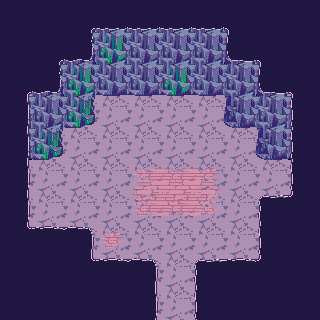

A 2D game scene composited from a Tiled map and its tileset images. What follows is a short description and the map's XML, with every tile layer's data as written:
An orthogonal 10x10 tile map with 32x32 px tiles, 3 tile layers (Floor, Walls, Overlays), 2 tilesets and 8 objects.

<map version="1.10" tiledversion="1.11.2" orientation="orthogonal" renderorder="right-down" width="10" height="10" tilewidth="32" tileheight="32" infinite="0" nextlayerid="14" nextobjectid="27">
 <tileset firstgid="1" source="tilesets/cave.tsx" />
 <tileset firstgid="109" source="tilesets/cave-objects.tsx" />
 <layer id="8" name="Floor" width="10" height="10">
  <data encoding="csv">
47,47,74,47,47,47,47,74,47,47,
47,74,83,47,47,47,47,83,74,47,
47,83,47,47,47,47,47,47,83,47,
74,47,47,47,47,47,47,47,47,74,
83,47,47,47,47,47,47,47,47,83,
47,47,47,47,47,47,47,47,47,47,
47,47,47,47,47,47,47,47,47,47,
47,47,47,47,47,47,47,47,47,47,
47,47,47,47,47,47,47,47,47,47,
47,47,47,47,47,47,47,47,47,47
</data>
 </layer>
 <layer id="9" name="Walls" width="10" height="10">
  <data encoding="csv">
15,15,44,24,24,24,24,45,15,15,
15,44,25,74,74,74,74,23,45,15,
44,25,74,83,83,83,83,74,23,45,
16,74,84,0,0,0,0,82,74,14,
16,84,0,0,0,0,0,0,82,14,
16,0,0,0,0,0,0,0,0,14,
16,0,0,0,0,0,0,0,5,54,
53,6,7,0,0,0,0,0,14,15,
15,15,53,6,7,0,5,6,54,15,
15,15,15,15,16,0,14,15,15,15
</data>
 </layer>
 <layer id="11" name="Overlays" width="10" height="10">
  <data encoding="csv">
0,0,0,0,0,0,0,0,0,0,
0,0,0,105,0,0,0,0,0,0,
0,0,105,0,0,105,0,0,0,0,
0,0,105,0,0,0,0,0,0,0,
0,105,0,0,0,0,0,0,0,0,
0,0,0,0,1,2,3,0,0,0,
0,0,0,0,19,20,21,0,0,0,
0,0,0,31,0,0,0,0,0,0,
0,0,0,0,0,0,0,0,0,0,
0,0,0,0,0,0,0,0,0,0
</data>
 </layer>
 <objectgroup id="12" name="Objects">
  <object id="2" gid="27" x="88" y="115" width="32" height="32" />
  <object id="3" gid="81" x="222" y="162" width="32" height="32" />
  <object id="6" gid="62" x="259" y="183" width="32" height="32" />
  <object id="7" gid="2147483744" x="52" y="142" width="32" height="32" />
  <object id="8" gid="104" x="182" y="209" width="32" height="32" />
  <object id="16" gid="106" x="130" y="83" width="32" height="32" />
  <object id="18" gid="117" x="35" y="197" width="32" height="64" />
  <object id="24" gid="106" x="227" y="116" width="32" height="32" />
 </objectgroup>
</map>